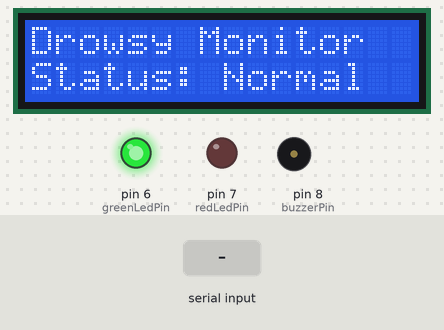
A sketch run on a simulated Arduino Uno, built with avr-gcc and run on an emulated ATmega328P. Parts: 16×2 character LCD, output pins drawn as LEDs (lit = HIGH), buzzer (waves = sounding). The test bench sets the inputs (shaded band).

Above: at 1.2 s.
1.3 s: "CLOSED\n" received over Serial
At 1.45 s:
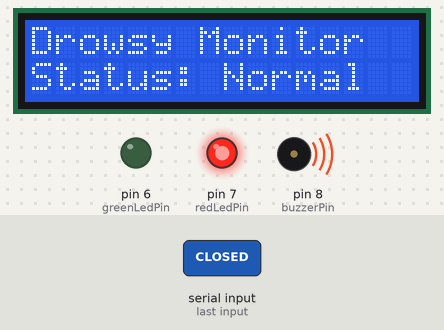
3.7 s: "OPEN\n" received over Serial
At 4.1 s:
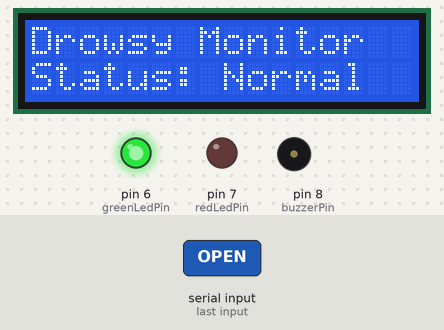
Timing chart, 0 to 6.7 s (numbered marks = the images above; inputs shaded):
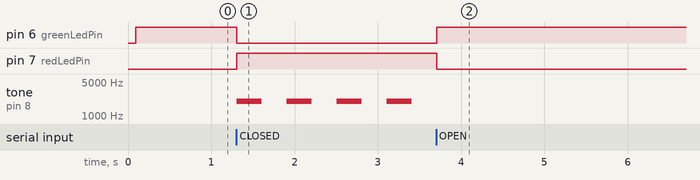

The sketch:

shwich_nov16a.ino
```cpp
#include <Wire.h>
#include <LiquidCrystal_I2C.h>

LiquidCrystal_I2C lcd(0x27, 16, 2);

const int buzzerPin = 8;
const int greenLedPin = 6;
const int redLedPin = 7;

bool isDrowsyMode = false;
unsigned long lastBuzzerTime = 0;
bool buzzerState = false;

void setup() {
  Serial.begin(9600);
  pinMode(buzzerPin, OUTPUT);
  pinMode(greenLedPin, OUTPUT);
  pinMode(redLedPin, OUTPUT);

  lcd.init();
  lcd.backlight();
  lcd.setCursor(0, 0);
  lcd.print("Drowsy Monitor");
  lcd.setCursor(0, 1);
  lcd.print("Status: Normal");

  digitalWrite(greenLedPin, HIGH);
  digitalWrite(redLedPin, LOW);
}

void loop() {
  if (Serial.available() > 0) {
    String data = Serial.readStringUntil('\n');

    if (data.startsWith("CLOSED")) {
      isDrowsyMode = true;

      // 데이터 파싱 (CLOSED,카운트,분)
      int firstComma = data.indexOf(',');
      int secondComma = data.indexOf(',', firstComma + 1);
      if (firstComma > 0 && secondComma > 0) {
        String countStr = data.substring(firstComma + 1, secondComma);
        String minStr = data.substring(secondComma + 1);

        // LCD 갱신
        lcd.clear();
        lcd.setCursor(0, 0);
        lcd.print("Count: ");
        lcd.print(countStr);
        lcd.print(" Sleep!");

        lcd.setCursor(0, 1);
        lcd.print("Total Time: ");
        lcd.print(minStr);
        lcd.print("m");
      }

      // 빨간불 켜기
      digitalWrite(greenLedPin, LOW);
      digitalWrite(redLedPin, HIGH);

    } else if (data.startsWith("OPEN")) {
      isDrowsyMode = false;

      // 부저 끄기 및 초록불 켜기
      digitalWrite(buzzerPin, LOW);
      digitalWrite(redLedPin, LOW);
      digitalWrite(greenLedPin, HIGH);

      lcd.clear();
      lcd.setCursor(0, 0);
      lcd.print("Drowsy Monitor");
      lcd.setCursor(0, 1);
      lcd.print("Status: Normal");
    }
  }

  // 졸음 상태일 때 삐-삐-삐 반복 경고음 출력 (딜레이 블로킹 방지)
 if (isDrowsyMode) {
    unsigned long currentMillis = millis();
    if (currentMillis - lastBuzzerTime >= 300) { // 0.3초 간격
      lastBuzzerTime = currentMillis;
      buzzerState = !buzzerState;

      if (buzzerState) {
        tone(buzzerPin, 2000); // 2000Hz 주파수로 쩌렁쩌렁하게 울림 (소리가 더 큼)
      } else {
        noTone(buzzerPin); // 소리 끔
      }
    }
  } else {
    noTone(buzzerPin); // 평상시 확실하게 끔
  }
}
```

Measured:
- after the input at 1.3 s, pin 6 (greenLedPin): HIGH → LOW at once; pin 7 (redLedPin): LOW → HIGH at once; tone on pin 8 (buzzerPin): alternates 2000 Hz for 0.30 s and silent for 0.30 s, starting at once
- after the input at 3.7 s, pin 6 (greenLedPin): LOW → HIGH at once; pin 7 (redLedPin): HIGH → LOW at once; tone on pin 8 (buzzerPin): stops changing and stays silent
